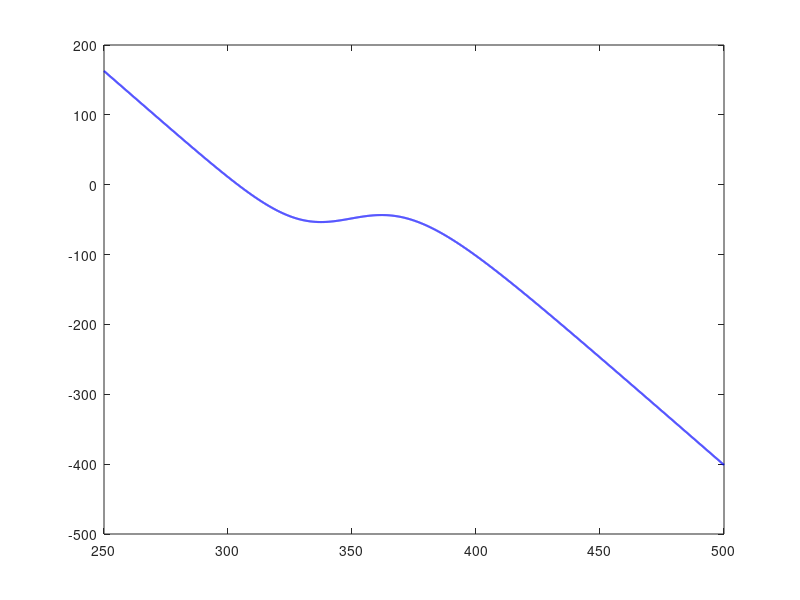

Source code (MATLAB): (Note: this script raises an error after producing the figure.)
%% CSTR Steady-State Finder
% Find the steady-state reactor temperature and concentration for a chosen
% jacket temperature Tc. The resulting values can be used as the initial
% conditions of the Integrator blocks in Simulink.

clear; clc;

%% Model parameters
q   = 100;          % m^3/s
V   = 100;          % m^3
rho = 1000;         % kg/m^3
Cp  = 0.239;        % J/(kg K)
dHr = -5e4;         % J/mol
UA  = 5e4;          % W/K
ER  = 8750;         % K
k0  = 6.379829e10;  % 1/s
CAf = 1.0;          % mol/m^3
Tf  = 350;          % K

%% Query point
Tc_query = 280;     % Change this value if needed

%% Solve steady state
k_fun       = @(T) k0 .* exp(-ER ./ T);
CAss_from_T = @(T) (q / V * CAf) ./ (q / V + k_fun(T));
residual    = @(T) (q / V) * (Tf - T) ...
                   + (-dHr) / (rho * Cp) * k_fun(T) .* CAss_from_T(T) ...
                   - UA / (V * rho * Cp) * (T - Tc_query);

T_scan = linspace(250, 500, 5000);
F_scan = residual(T_scan);
idx = find(F_scan(1:end-1) .* F_scan(2:end) <= 0, 1);

if isempty(idx)
    error('No steady-state root was found for Tc = %.1f K. Check the parameters.', Tc_query);
end

Tss  = fzero(residual, [T_scan(idx), T_scan(idx + 1)]);
CAss = CAss_from_T(Tss);

%% Report
fprintf('============================================================\n');
fprintf('Steady state for Tc = %.2f K\n', Tc_query);
fprintf('------------------------------------------------------------\n');
fprintf('  Tss  = %.6f K\n', Tss);
fprintf('  CAss = %.8f mol/m^3\n', CAss);
fprintf('============================================================\n\n');
fprintf('Use these Simulink Integrator initial conditions:\n');
fprintf('  T  Integrator IC  = %.4f\n', Tss);
fprintf('  CA Integrator IC  = %.6f\n', CAss);

%% Diagnostic plot
figure('Color', 'w');
plot(T_scan, F_scan, 'b-', 'LineWidth', 1.5); hold on;
yline(0, 'k--', 'LineWidth', 1.0);
plot(Tss, 0, 'ro', 'MarkerSize', 8, 'LineWidth', 1.5);
xlabel('T (K)');
ylabel('Energy-balance residual');
title(sprintf('Steady-state root for Tc = %.1f K', Tc_query));
legend('f(T)', 'Zero line', sprintf('Tss = %.2f K', Tss), 'Location', 'best');
grid on;
